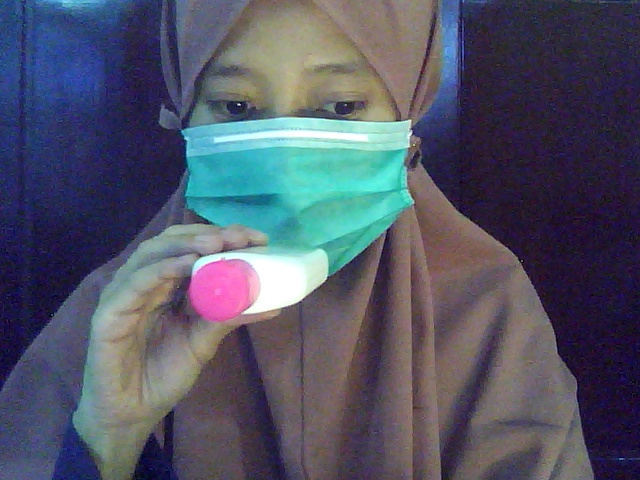
//> input picture disparity/frameL_20.jpg, 640 x 480 px
$ ./disparity   (built with g++ and OpenCV 4)
//> lines starting //> are read from the running program, lines starting //| are printed output that depends on the picture
#include <opencv2/opencv.hpp>
#include <opencv2/highgui.hpp>
#include <opencv2/imgcodecs.hpp>
#include <opencv2/imgproc.hpp>
#include <iostream>

using namespace std;
using namespace cv;

const int slider_max = 100;
int low_slider,high_slider;
int high = 30,low = 1;
char TrackbarName[50];

Mat frame0gray,frame1gray;
Mat dispbm,dispsgbm;
Mat dispnorm_bm,dispnorm_sgbm;
Mat falseColorsMap, sfalseColorsMap;
Mat frame0,frame1;
Mat grayLeft,grayRight;
Vec3i d,c;
static void on_trackbar( int, void* )
{
   low =  low_slider;
   high = high_slider;

   vector<Vec3f> circlesL;
   HoughCircles(grayLeft, circlesL, HOUGH_GRADIENT, 1,
                 grayLeft.rows/16, // change this value to detect circles with different distances to each other
                 100, 30, low, high // change the last two parameters
                                // (min_radius & max_radius) to detect larger circles
                 );
   vector<Vec3f> circlesR;
   HoughCircles(grayRight, circlesR, HOUGH_GRADIENT, 1,
                 grayRight.rows/16, // change this value to detect circles with different distances to each other
                 100, 30, low, high // change the last two parameters
                                // (min_radius & max_radius) to detect larger circles
                 );

   for( size_t i = 0; i < circlesL.size(); i++ )
   {
      c = circlesL[i];
      circle( frame0, Point(c[0], c[1]), c[2], Scalar(0,0,255), 3, LINE_AA);
      circle( frame0, Point(c[0], c[1]), 2, Scalar(0,255,0), 3, LINE_AA);
   }
   for( size_t i = 0; i < circlesR.size(); i++ )
   {
      d = circlesR[i];
      circle( frame1, Point(d[0], d[1]), d[2], Scalar(0,0,255), 3, LINE_AA);
      circle( frame1, Point(d[0], d[1]), 2, Scalar(0,255,0), 3, LINE_AA);
   }

   fprintf(stderr,"l[%d] h[%d] x_posL[%i] \n",low,high,c[0]);
   fprintf(stderr,"l[%d] h[%d] x_posR[%i] \n",low,high,d[0]);
      imshow("detected circles Left", frame0);
      imshow("detected circles Right", frame1);
}

int main()
{

   int ndisparities = 16*5;   /**< Range of disparity */
   int SADWindowSize = 21; /**< Size of the block window. Must be odd */
   Ptr<StereoBM> sbm = StereoBM::create( ndisparities, SADWindowSize );
   Ptr<StereoSGBM> sgbm = StereoSGBM::create(0,    //int minDisparity
                                    96,     //int numDisparities
                                    5,      //int SADWindowSize
                                    600,    //int P1 = 0
                                    2400,   //int P2 = 0
                                    10,     //int disp12MaxDiff = 0
                                    16,     //int preFilterCap = 0
                                    2,      //int uniquenessRatio = 0
                                    20,    //int speckleWindowSize = 0
                                    30,     //int speckleRange = 0
                                    true);  //bool fullDP = false
   //-- Check its extreme values
   double minVal; double maxVal;
   // while(true)
   // {
      //grab and retrieve each frames of the video sequentially
      // camera0 >>
      frame0 = imread("frameL_20.jpg",1);
//> frame0 is the input picture: 480 rows x 640 cols, CV_8UC3; mean B, G, R 101.8, 85, 81.5
      // camera1 >>
      frame1 = imread("frameR_20.jpg",1);
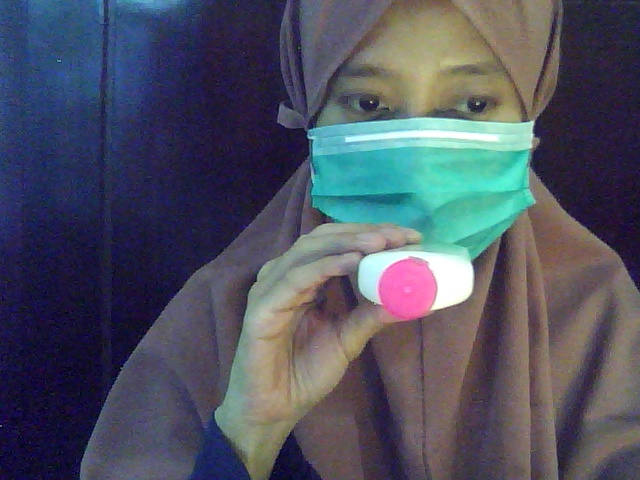
//> input picture disparity/frameR_20.jpg, 640 x 480 px
//> frame1 is the input picture: 480 rows x 640 cols, CV_8UC3; mean B, G, R 96.7, 82.2, 78.4

      imshow("Video0", frame0);
      imshow("Video1", frame1);
      cvtColor(frame0,frame0gray,CV_BGR2GRAY);
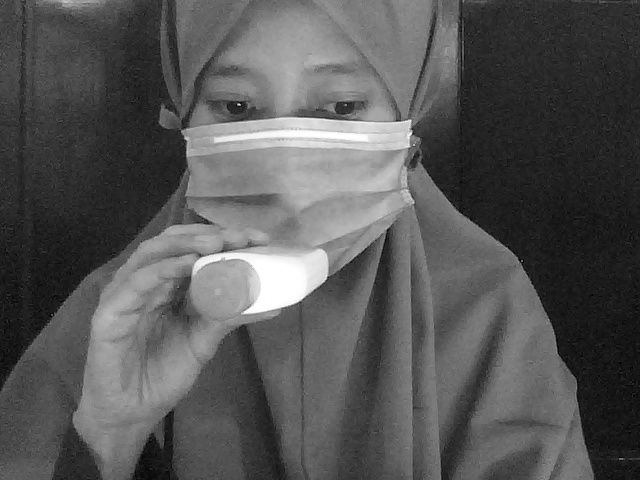
//> frame0gray: 480 rows x 640 cols, CV_8UC1; min 2, max 255, mean 85.9
      cvtColor(frame1,frame1gray,CV_BGR2GRAY);
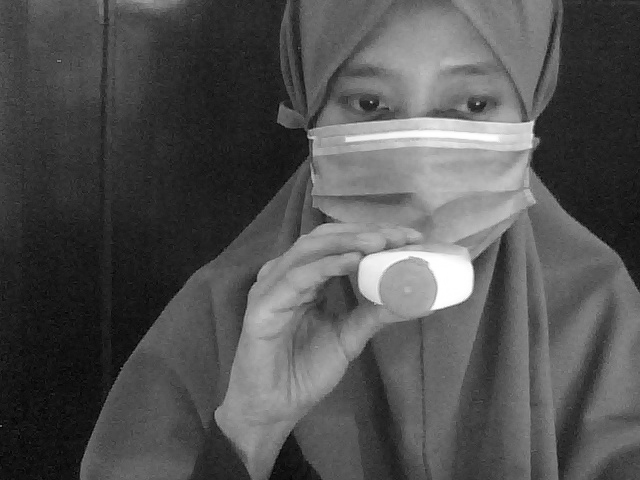
//> frame1gray: 480 rows x 640 cols, CV_8UC1; min 2, max 255, mean 82.7

      sbm->compute( frame0gray, frame1gray, dispbm );
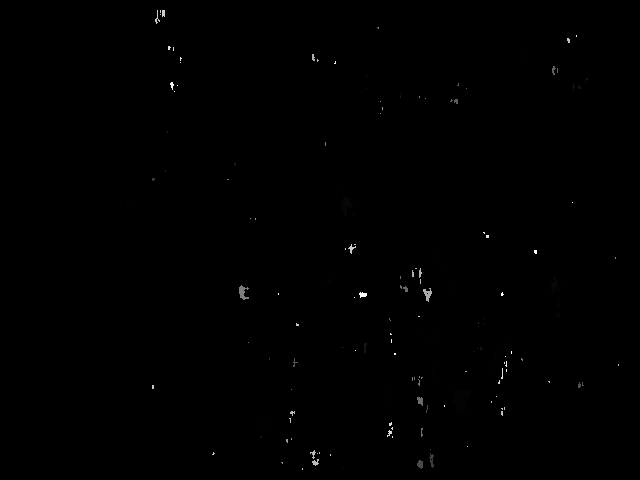
//> dispbm: 480 rows x 640 cols, CV_16SC1; min -16, max 1264, mean -13.5; drawn with min black and max white
      minMaxLoc( dispbm, &minVal, &maxVal );
//> minVal = -16; maxVal = 1264
      dispbm.convertTo( dispnorm_bm, CV_8UC1, 255/(maxVal - minVal));

      sgbm->compute(frame0gray, frame1gray, dispsgbm);
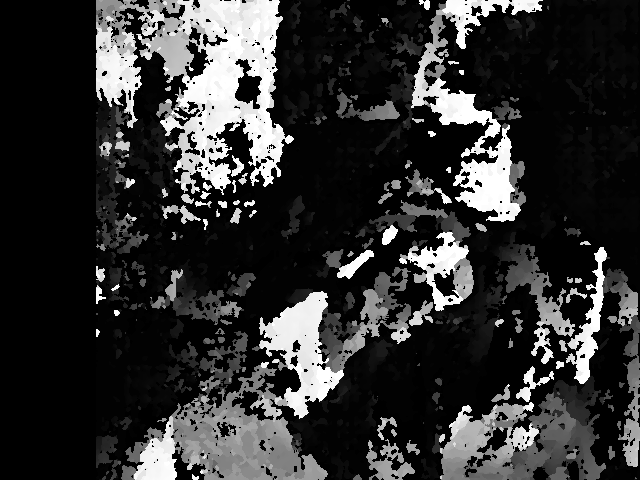
//> dispsgbm: 480 rows x 640 cols, CV_16SC1; min -16, max 1520, mean 286.6; drawn with min black and max white
      minMaxLoc( dispsgbm, &minVal, &maxVal );
//> maxVal = 1520
      dispsgbm.convertTo( dispnorm_sgbm, CV_8UC1, 255/(maxVal - minVal));

      imshow( "BM", dispnorm_bm);
      imshow( "SGBM",dispnorm_sgbm);

      grayLeft = frame0gray;
      grayRight = frame1gray;

      low_slider = 0;
      high_slider = 0;

      medianBlur(grayLeft, grayLeft, 5);
      medianBlur(grayRight, grayRight, 5);

       // Create Window
      namedWindow("myThreshold", WINDOW_NORMAL);
      createTrackbar( "LowThreshold", "myThreshold", &low_slider, slider_max, on_trackbar );
      // on_trackbar( low_slider,0 );
      createTrackbar( "HighTreshold", "myThreshold", &high_slider, slider_max, on_trackbar );
      // on_trackbar( high_slider,0 );


         //wait for 40 milliseconds
      // sprintf( TrackbarName, "Alpha x %d", slider_max );
      cvWaitKey();
//> in on_trackbar, `HoughCircles(grayLeft, circlesL, HOUGH_GRADIENT, 1, grayLeft.rows/16, ..`: circlesL = 53 circles (x, y, radius), first 12: [288.5, 409.5, 273.7], [323.5, 415.5, 245.1], [295.5, 332.5, 202.9], [244.5, 434.5, 324.4], [349.5, 398.5, 215.3], [206.5, 412.5, 180.9], [296.5, 46.5, 136.5], [248.5, 210.5, 102.4], [263.5, 461.5, 256.3], [290.5, 364.5, 234.7], [280.5, 293.5, 147.3], [283.5, 155.5, 100.7]
//> in on_trackbar, `HoughCircles(grayRight, circlesR, HOUGH_GRADIENT, 1, grayRight.rows/16..`: circlesR = 46 circles (x, y, radius), first 12: [448.5, 395.5, 217.3], [410.5, 45.5, 131.8], [412.5, 328.5, 192.5], [424.5, 155.5, 112.6], [409.5, 368.5, 120.7], [466.5, 52.5, 95.7], [444.5, 435.5, 288.2], [379.5, 477.5, 274.8], [415.5, 403.5, 152.7], [421.5, 213.5, 96.8], [362.5, 440.5, 237.5], [350.5, 1.5, 201.4]
//> the loop in on_trackbar, `for( size_t i = 0; i < circlesL.size(); i++ )` made 53 passes
//> c on passes 1 to 12: [288, 410, 274], [324, 416, 245], [296, 332, 203], [244, 434, 324], [350, 398, 215], [206, 412, 181], [296, 46, 136], [248, 210, 102], [264, 462, 256], [290, 364, 235], [280, 294, 147], [284, 156, 101]
//> after the loop in on_trackbar, `for( size_t i = 0; i < circlesL.size(); i++ )`:
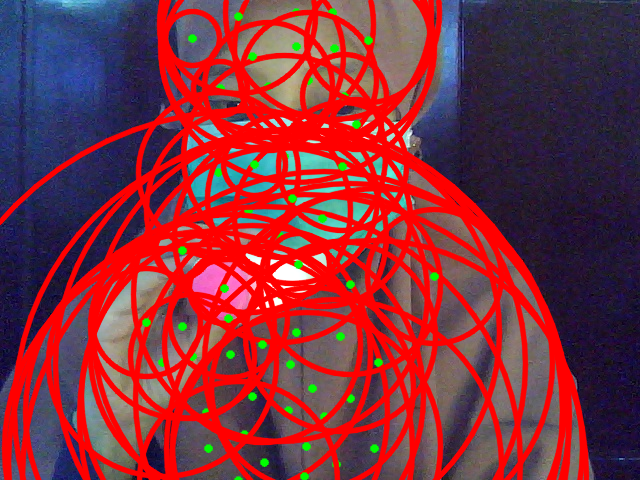
//> frame0: 480 rows x 640 cols, CV_8UC3; mean B, G, R 60.5, 48, 130.1
//> the loop in on_trackbar, `for( size_t i = 0; i < circlesR.size(); i++ )` made 46 passes
//> d on passes 1 to 12: [448, 396, 217], [410, 46, 132], [412, 328, 192], [424, 156, 113], [410, 368, 121], [466, 52, 96], [444, 436, 288], [380, 478, 275], [416, 404, 153], [422, 214, 97], [362, 440, 238], [350, 2, 201]
//> after the loop in on_trackbar, `for( size_t i = 0; i < circlesR.size(); i++ )`:
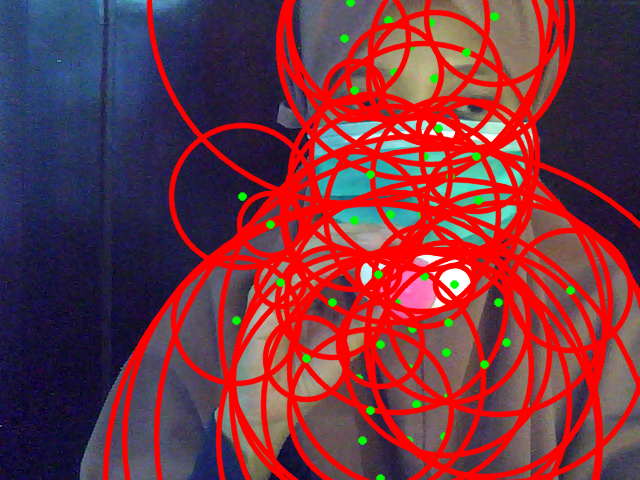
//> frame1: 480 rows x 640 cols, CV_8UC3; mean B, G, R 63.9, 51.4, 118.8
//          if(27 == char(c)) break;
//  return 0;
}
